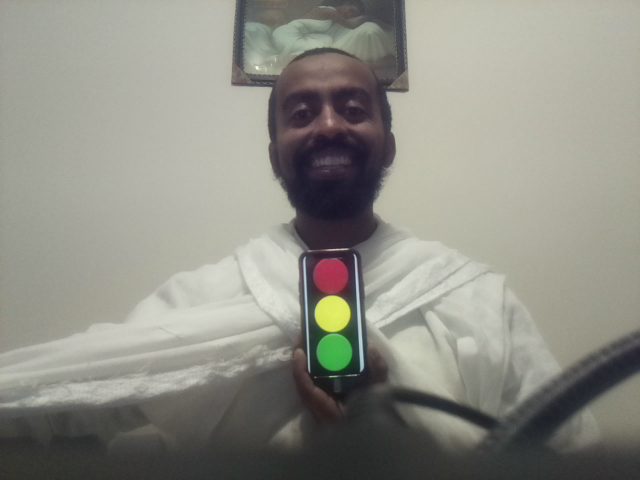
#> input picture Class-References-&-Other-Subprojects/Assignments/HW3/trafficLight_exp.png, 640 x 480 px
$ python cntr_bbox.py   (older library calls are emulated)
#> lines starting #> are read from the running program, lines starting #| are printed output that depends on the picture; after the words box and inside, x2 and y2 are one past the last pixel; in counts of white or black regions, pixels touching at a corner belong together
import cv2
import os
import imutils
import numpy as np
import matplotlib.pyplot as plot

# Read original RGB Image from library
tLight = cv2.imread("trafficLight_exp.png")
#> tLight is the input picture: shape (480, 640, 3); mean B, G, R 133.8, 142.5, 143.1

# Read hsv masked image from library
tL_hsv = cv2.imread("trfcLght_hsv.png")
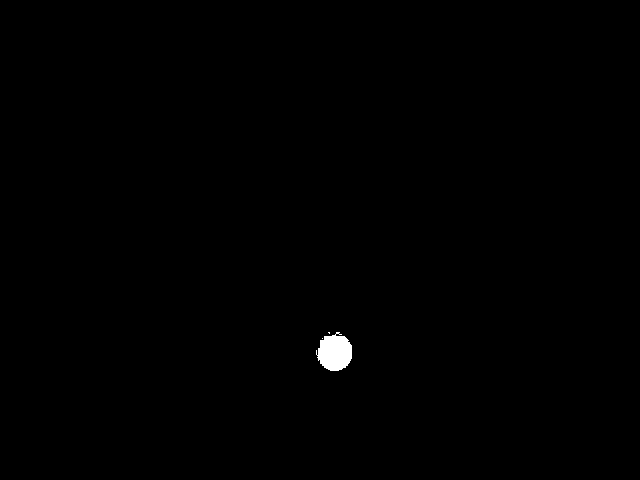
#> input picture Class-References-&-Other-Subprojects/Assignments/HW3/trfcLght_hsv.png, 640 x 480 px
#> tL_hsv is the input picture: shape (480, 640, 3); 0.33% white; 3 white regions (2 under 20 px), largest, box (x1, y1, x2, y2) and area: (316, 332, 352, 371) 1020
gray = cv2.cvtColor(tL_hsv,cv2.COLOR_BGR2GRAY)
#> gray: shape (480, 640); 0.33% white; 3 white regions (2 under 20 px)

# Apply contour function to find edges
img, contours, hierarchy = cv2.findContours(gray,cv2.RETR_TREE,cv2.CHAIN_APPROX_SIMPLE)
#> contours = 3 contours, 2 with area under 20; largest, box (x1, y1, x2, y2) and area: (316, 332, 352, 371) 950

# Draw contours over an image, if available
if contours is not None:
    # Take the first contour
    cnt = contours[1]
#> cnt = contour of 67 points, box (x1, y1, x2, y2) (316, 332, 352, 371), area 950
    # compute the moments of contours
    momnt = cv2.moments(cnt)
#> momnt = moments, m00 949.5, centre m10/m00, m01/m00 = (334.6, 352.3)
    print(momnt)
#> (printed output is left out)
    # min Enclosing circle
    (x,y),radius = cv2.minEnclosingCircle(cnt)
#> x = 334.5; y = 351; radius = 19.53
    # Save circle radius and center as int
    center = int(x),int(y)
#> center = (334, 351)
    radius = int(radius)
#> radius = 19
    # Draw circle ontop of original image
    cv2.circle(tLight, center, radius, (0,255,255),2)
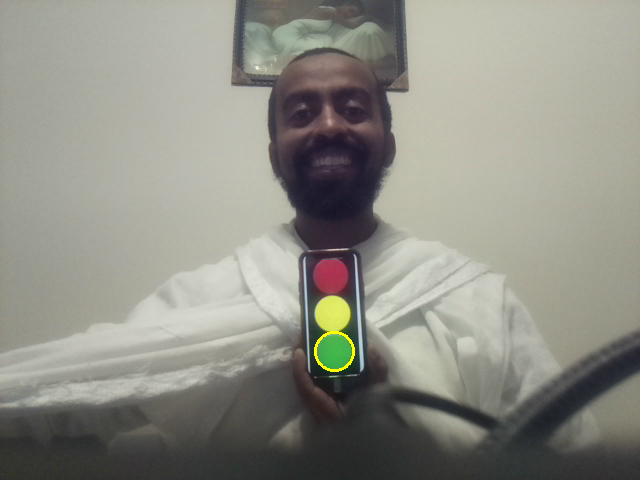
#> tLight: shape (480, 640, 3); 0.11% of pixels changed, all inside (x1, y1, x2, y2) = (314, 331, 355, 372)
    cv2.circle(tLight, center,0,(0,0,255),5)
#> tLight: shape (480, 640, 3); 0.01% of pixels changed, all inside (x1, y1, x2, y2) = (331, 348, 338, 355)
    cv2.imshow("Green Circle Edge", tLight)
    cv2.imwrite("grnCntCrcleEdge.png",tLight)
    cv2.waitKey(0)
    cv2.destroyAllWindows()
else:
    print("Contours not detected.")
    #cv2.drawContours(tLight, [cnt],0,(0,255,255),3)
